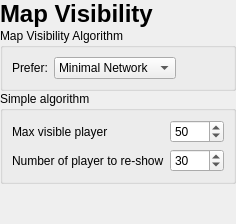
      <widget class="QWidget" name="pageMap">
       <layout class="QVBoxLayout" name="mapLayout">
        <property name="spacing">
         <number>0</number>
        </property>
        <property name="leftMargin">
         <number>0</number>
        </property>
        <property name="topMargin">
         <number>0</number>
        </property>
        <property name="rightMargin">
         <number>0</number>
        </property>
        <property name="bottomMargin">
         <number>0</number>
        </property>
        <item>
         <widget class="QLabel" name="mapTitle">
          <property name="font">
           <font>
            <pointsize>18</pointsize>
            <bold>true</bold>
           </font>
          </property>
          <property name="text">
           <string>Map Visibility</string>
          </property>
         </widget>
        </item>
        <item>
         <widget class="QGroupBox" name="mapAlgoGroup">
          <property name="title">
           <string>Map Visibility Algorithm</string>
          </property>
          <layout class="QHBoxLayout" name="mapAlgoLayout">
           <item>
            <widget class="QLabel" name="labelMapAlgo">
             <property name="text">
              <string>Prefer:</string>
             </property>
            </widget>
           </item>
           <item>
            <widget class="QComboBox" name="mapVisibilityAlgorithm">
             <item>
              <property name="text">
               <string>Minimal Network</string>
              </property>
             </item>
             <item>
              <property name="text">
               <string>Minimal CPU</string>
              </property>
             </item>
             <item>
              <property name="text">
               <string>Display nothing</string>
              </property>
             </item>
            </widget>
           </item>
           <item>
            <spacer name="mapAlgoSpacer">
             <property name="orientation">
              <enum>Qt::Orientation::Horizontal</enum>
             </property>
             <property name="sizeHint" stdset="0">
              <size>
               <width>40</width>
               <height>20</height>
              </size>
             </property>
            </spacer>
           </item>
          </layout>
         </widget>
        </item>
        <item>
         <widget class="QGroupBox" name="mapSimpleGroup">
          <property name="title">
           <string>Simple algorithm</string>
          </property>
          <layout class="QFormLayout" name="mapSimpleForm">
           <item row="0" column="0">
            <widget class="QLabel" name="labelMaxVisible">
             <property name="text">
              <string>Max visible player</string>
             </property>
            </widget>
           </item>
           <item row="0" column="1">
            <widget class="QSpinBox" name="mapSimpleMaxVisible">
             <property name="minimum">
              <number>5</number>
             </property>
             <property name="maximum">
              <number>9999</number>
             </property>
             <property name="value">
              <number>50</number>
             </property>
            </widget>
           </item>
           <item row="1" column="0">
            <widget class="QLabel" name="labelReshow">
             <property name="text">
              <string>Number of player to re-show</string>
             </property>
            </widget>
           </item>
           <item row="1" column="1">
            <widget class="QSpinBox" name="mapSimpleReshow">
             <property name="minimum">
              <number>3</number>
             </property>
             <property name="maximum">
              <number>999</number>
             </property>
             <property name="value">
              <number>30</number>
             </property>
            </widget>
           </item>
          </layout>
         </widget>
        </item>
        <item>
         <spacer name="mapSpacer">
          <property name="orientation">
           <enum>Qt::Orientation::Vertical</enum>
          </property>
          <property name="sizeHint" stdset="0">
           <size>
            <width>20</width>
            <height>40</height>
           </size>
          </property>
         </spacer>
        </item>
       </layout>
      </widget>
